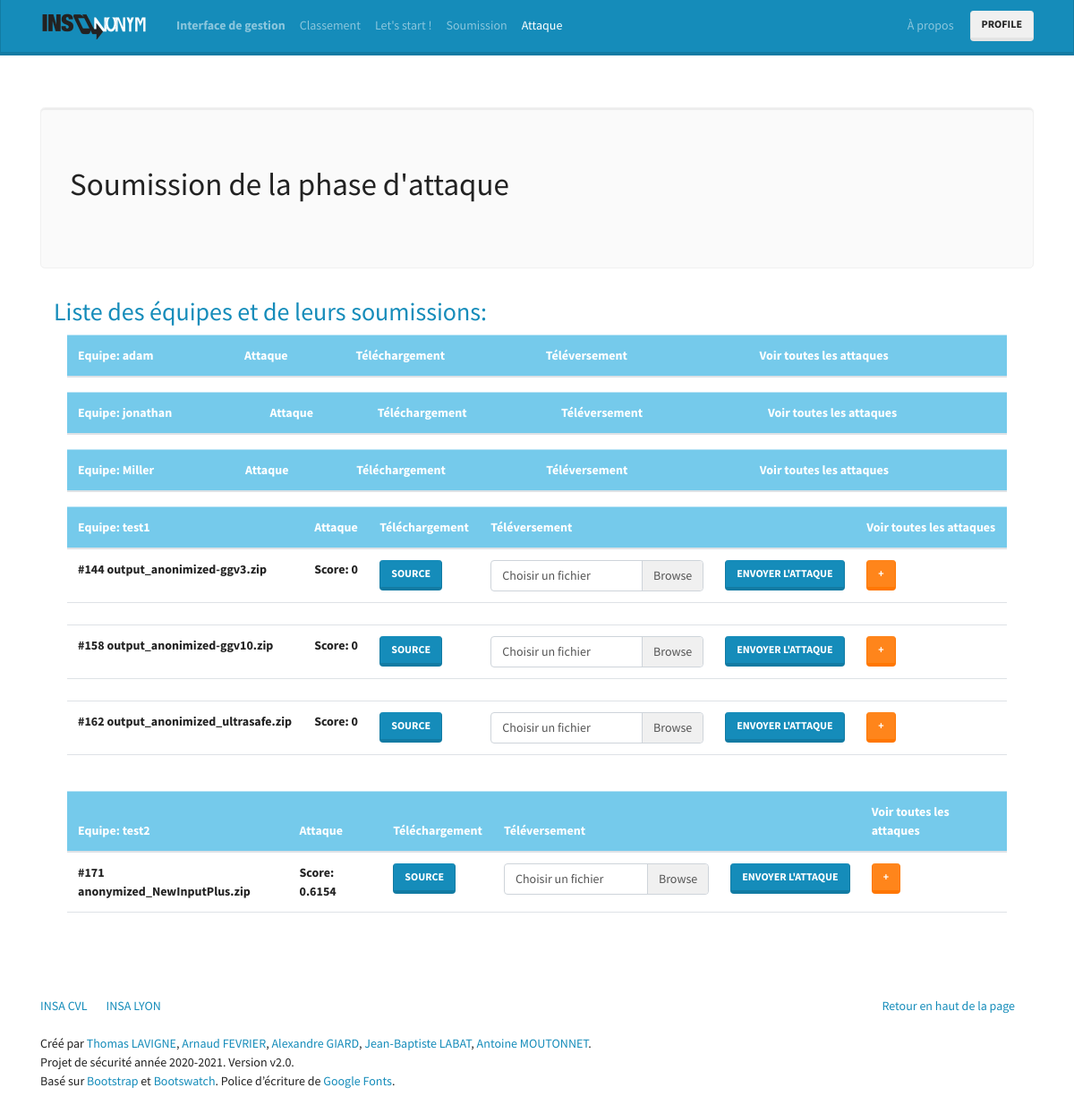
The app's page /attack/submission (signed in) with its own data.
### tables this page shows
CREATE TABLE "user" (
	"id"	INTEGER NOT NULL UNIQUE,
	"username"	TEXT NOT NULL UNIQUE,
	"password"	TEXT NOT NULL,
	"salt"	TEXT NOT NULL,
	"team"	TEXT NOT NULL UNIQUE,
	PRIMARY KEY("id" AUTOINCREMENT)
);

CREATE TABLE "anonymisation" (
	"SubmissionId"	INTEGER NOT NULL UNIQUE,
	"UserId"	INTEGER NOT NULL,
	"F_file"	TEXT,
	"S_file"	TEXT,
	"utility"	REAL NOT NULL DEFAULT -2,
	"naiveAttack"	REAL NOT NULL DEFAULT -2,
	"status"	TEXT NOT NULL DEFAULT 'En cours de traitement',
	"fileLink"	TEXT NOT NULL,
	"IsPublished"	INTEGER NOT NULL DEFAULT 0, 'name' TEXT DEFAULT 'soumission',
	FOREIGN KEY("UserId") REFERENCES "user"("id") ON DELETE CASCADE,
	PRIMARY KEY("SubmissionId" AUTOINCREMENT)
);

### controllers/controller_attack.php (called while the page is built, shortened)
<?php
class AttackController
{
    public function submission()
    {
        $users = new User();
        $users=$users->getAllUsers();
        require_once('views/attack/submission.php');
    }
}

### index.php (called while the page is built, shortened)
<?php
require_once('routes/router.php');

### models/user.php (called while the page is built, shortened)
<?php
class User
{
    public $id;
    public function __construct(
        $id = false,
        $username = false,
        $team = false
    ) {
        if ($id === false) return;
        $this->id = $id;
        $this->team = $team;
    }
    public function getUserByUsername($username)
    {
        global $con;
        $req = $con->query("SELECT id,username,team FROM user where username='$username' limit 1");
        if($req){
            $result = $req->fetch();
            return new User($result['id'],$result['username'],$result['team']);
        } else {
            return false;
        }
    }
	public function getAllUsers(){
		global $con;
        $list = array();
        $usernames = $con->query("SELECT username FROM user_view WHERE id NOT IN admin");
        foreach ($usernames as $username)
            $list[] = $this->getUserByUsername($username['username']);
        return $list;
	}
  public function getSubmissions()
  {
      global $con;
      $list = array();
      $req = $con->query("SELECT * FROM anonymisation where UserId='$this->id'");
      foreach ($req as $result)
          $list[] = new Anonym($result['SubmissionId'],$result['fileLink'],$result['UserId'],$result['F_file'], $result['S_file'] ,$result['utility'],$result['naiveAttack'],$result['status'],$result['IsPublished'],$result['name']);
      return $list;
  }
  public function getPublishedSubmissions()
      {
          $list = array();
          foreach ($this->getSubmissions() as $result){
              if($result->isPublished) $list[] = $result;
            }
          return $list;
      }
    public function getAttackScoreOfSubmission($submission)
	{
		global $con;
        $req = $con->query("SELECT max(score) FROM (select 0.0 as score union SELECT score FROM attack where IdAnonymisation='$submission->submissionId' and IdAttacker='$this->id')");
        if($req){
            $result = $req->fetch();
            if(isset($result['max(score)'])){
                return $result['max(score)'];
            } else {
                return 0.0;
            }
        } else {
            return 0.0;
        }
	}
}

### models/anonym.php (called while the page is built, shortened)
<?php
class Anonym
{
    public function __construct(
        $submissionId = false,
        $fileLink = false,
        $userId = false,
        $F_file = false,
        $S_file = false,
        $utility = false,
		$naiveAttack = false,
        $status = false,
        $isPublished = false,
        $name = false
    ) {
        $this->submissionId = $submissionId;
        $this->S_file = $S_file;
        $this->isPublished =$isPublished;
        $this->name =$name;
    }
}

### views/attack/submission.php (the view, shortened to what this page needs)
<div class="jumbotron">
	<h1> Soumission de la phase d'attaque </h1>
</div>
<div class=container>
	<div class="text-primary">
		<h2>Liste des équipes et de leurs soumissions: </h2>
	</div>
	<div class=container>
	<?php foreach($users as $user):?>
			<?php if($user->id != $_SESSION['user']->id) :?>
			<table class="table">
			<thead class="table-info">
			<tr>
				<th scope="col"> Equipe: <?=$user->team?></th>
				<th scope="col"> Attaque </th>
				<th scope="col"> Téléchargement </th>
				<th scope="col"> Téléversement </th>
				<th scope="col">  </th>
				<th scope="col"> Voir toutes les attaques </th>
			</tr>
			<tbody>
			<?php foreach($user->getPublishedSubmissions() as $submission): ?>
						<tr>
						 <th scope="row">#<?=$submission->submissionId ?> <?= $submission->name ?></th>
						  <th scope="col"> Score: <?= round($_SESSION['user']->getAttackScoreOfSubmission($submission),4) ?></th>
							<?php $nameFile = $user->team."_".$submission->submissionId ?>
						  <th scope="col"> <a class="btn btn-primary" role="button" href="/files/<?=$submission->S_file?>.zip" download="<?=$nameFile?>.zip">source</a></th>
							  <th scope="col">
								  <form action="" method="post" enctype="multipart/form-data">
									  <div class="custom-file">
										  <label class="custom-file-label" for="customFile">Choisir un fichier</label>
									  </div>
									  <th scope="col">
										  <input type="submit"  name="submit" value="Envoyer l'attaque" class="btn btn-primary">
									  </th>
								  </form>
							  </th>
							<th scope="col">
									<button data-toggle="collapse" data-target="#Id<?= $submission->submissionId ?>" class="accordion-toggle btn btn-warning ">+</button>
							</th>
						</tr>
						<tr>
								<td colspan="6" class="hiddenRow"></td>
						</tr>
				<?php endforeach ?>
		</tbody>
	</table>
	<?php endif; ?>
	<?php endforeach?>
	</div>
</div>

### records on screen
user: team "adam"
user: team "jonathan"
user: team "Miller"
user: team "test1"
anonymisation: SubmissionId "144", name "output_anonimized-ggv3.zip", AttackScoreOfSubmission "0"
anonymisation: SubmissionId "158", name "output_anonimized-ggv10.zip", AttackScoreOfSubmission "0"
anonymisation: SubmissionId "162", name "output_anonimized_ultrasafe.zip", AttackScoreOfSubmission "0"
user: team "test2"
anonymisation: SubmissionId "171", name "anonymized_NewInputPlus.zip", AttackScoreOfSubmission "0.6154"
